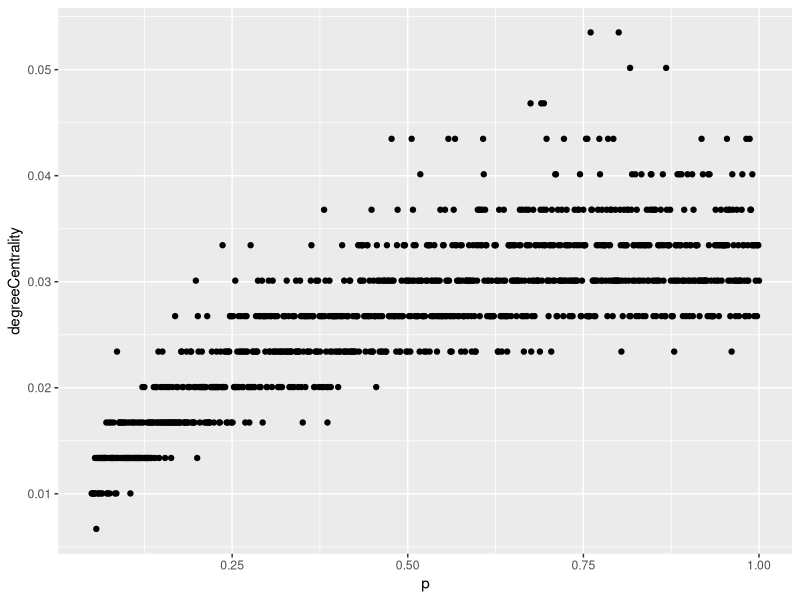
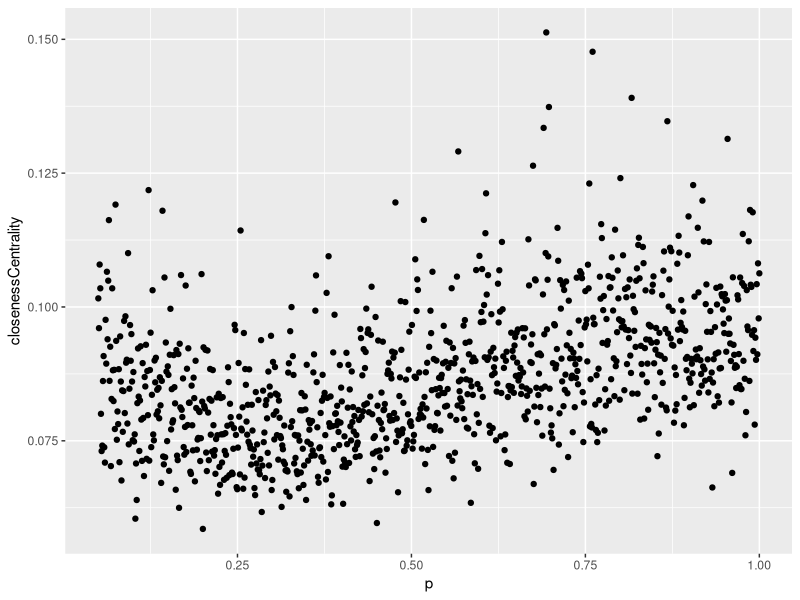
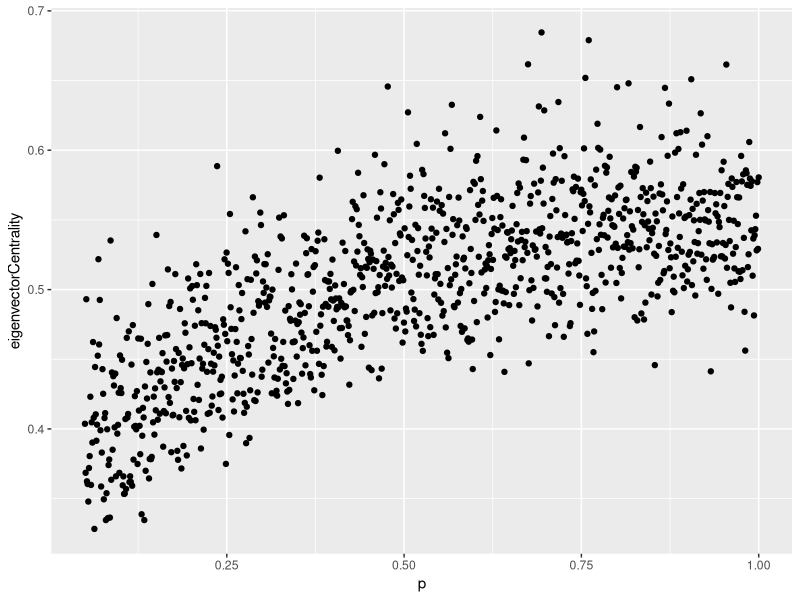
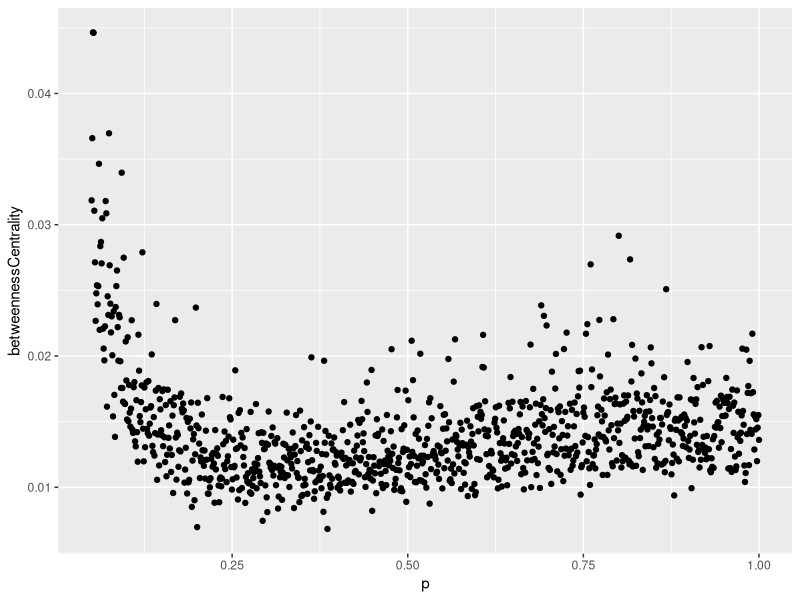
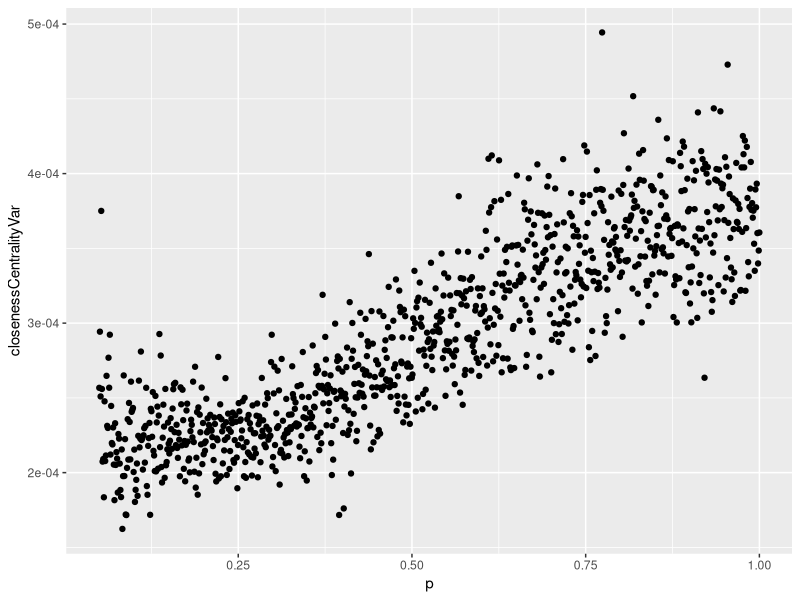
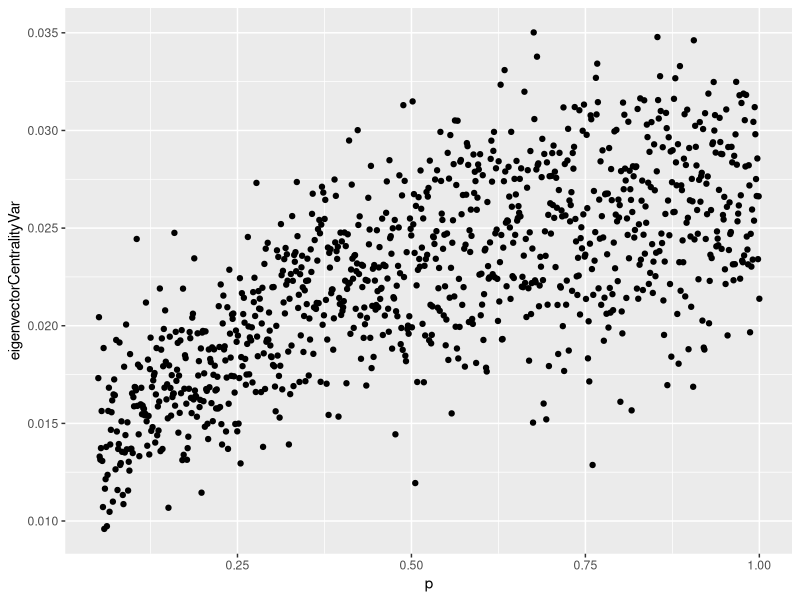
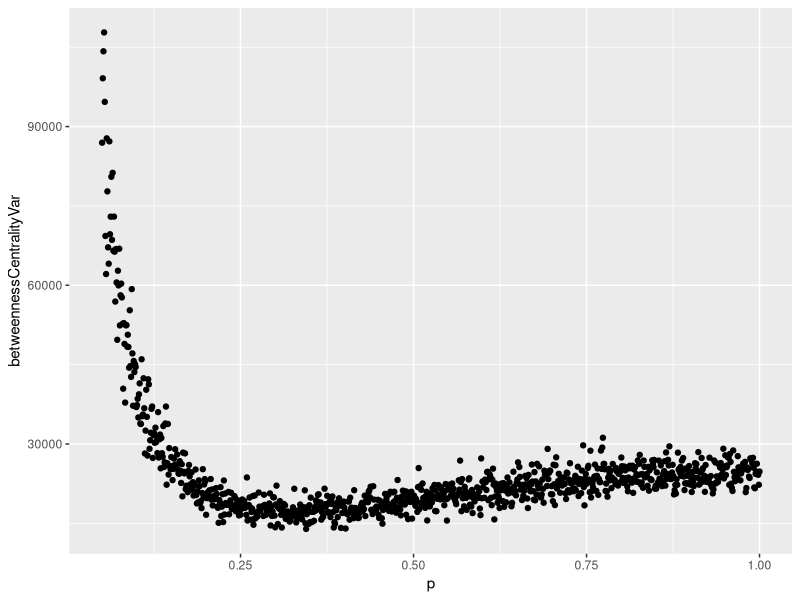
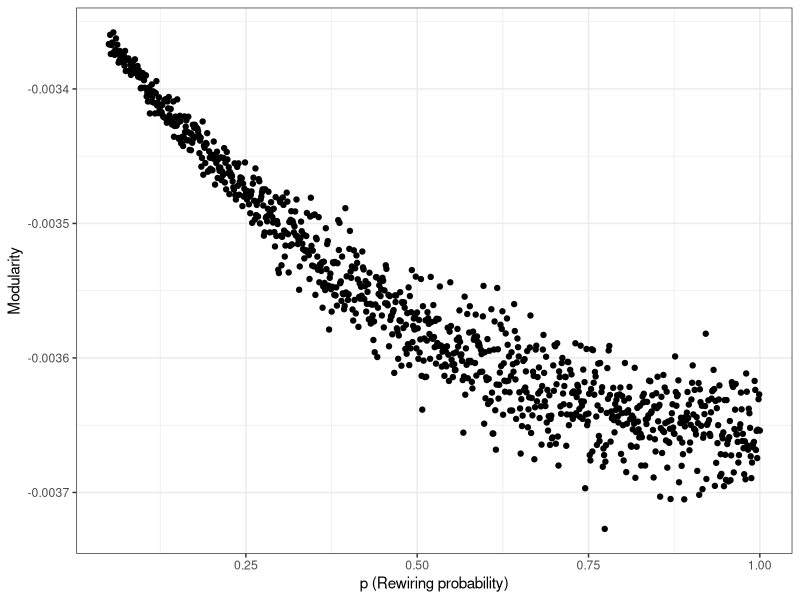

Write the R code that produced these figures, in order.
library(igraph)
library(ggplot2)
set.seed(1)

#Simulate 1000 networks with varying values of p
#Then calculate measures of centrality
nWsSims <- 1000
degreeCentrality <- list()
closenessCentrality <- list()
eigenvectorCentrality <- list()
betweennessCentrality <- list()
closenessCentralityVar <- list()
eigenvectorCentralityVar <- list()
betweennessCentralityVar <- list()
Modularity <- list()
p.Val <- seq(0.05, 1, length.out = nWsSims)
for(i in 1:nWsSims){
  ws <- watts.strogatz.game(dim = 1, size = 300, nei = 5, p = p.Val[i])
  while(any(degree(ws)==0)){ws <- watts.strogatz.game(dim = 1, size = 300, nei = 5, p = p.Val[i])}
  degreeCentrality[[i]] <- centr_degree(ws)$centralization
  closenessCentrality[[i]] <- centr_clo(ws, mode="all")$centralization
  eigenvectorCentrality[[i]] <- centr_eigen(ws, directed=FALSE)$centralization
  betweennessCentrality[[i]] <- centr_betw(ws)$centralization
  ######### variance in centrality measures
  closenessCentralityVar[[i]] <- var(centr_clo(ws, mode="all")$res)
  eigenvectorCentralityVar[[i]] <- var(centr_eigen(ws, directed=FALSE)$vector)
  betweennessCentralityVar[[i]] <- var(centr_betw(ws)$res)
  ######### modularity (i.e. degree of clustering into communities)
  Modularity[[i]] <- modularity(ws, 1:300)
}

df_cent <- data.frame(degreeCentrality = unlist(degreeCentrality),
                      closenessCentrality = unlist(closenessCentrality),
                      eigenvectorCentrality = unlist(eigenvectorCentrality),
                      betweennessCentrality = unlist(betweennessCentrality),
                      closenessCentralityVar = unlist(closenessCentralityVar),
                      eigenvectorCentralityVar = unlist(eigenvectorCentralityVar),
                      betweennessCentralityVar = unlist(betweennessCentralityVar),
                      Modularity = unlist(Modularity),
                      p = p.Val)

#Measures of centrality
ggplot(df_cent, aes(x = p, y = degreeCentrality)) + geom_point()
ggplot(df_cent, aes(x = p, y = closenessCentrality)) + geom_point() #most appropriate for p in Watts-Strogatz
ggplot(df_cent, aes(x = p, y = eigenvectorCentrality)) + geom_point()
ggplot(df_cent, aes(x = p, y = betweennessCentrality)) + geom_point()
#Variance
ggplot(df_cent, aes(x = p, y = closenessCentralityVar)) + geom_point()
ggplot(df_cent, aes(x = p, y = eigenvectorCentralityVar)) + geom_point()
ggplot(df_cent, aes(x = p, y = betweennessCentralityVar)) + geom_point()
#Modularity
ggplot(df_cent, aes(x = p, y = Modularity)) + geom_point() + xlab("p (Rewiring probability)") + theme_bw()
ggsave(filename="../figures/illustrateWS_p_modularity.pdf", width = 8, height = 6, dpi = 100, units = "in")
ggsave(filename="../figures/illustrateWS_p_modularity.png", width = 8, height = 6, dpi = 100, units = "in")
